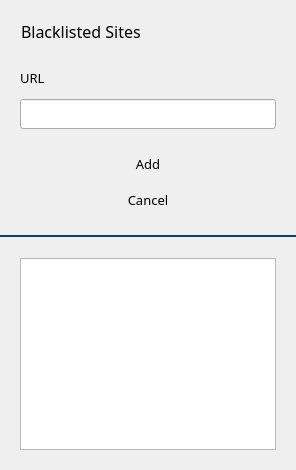
           <widget class="QWidget" name="page_4">
            <layout class="QVBoxLayout" name="verticalLayout_9">
             <property name="spacing">
              <number>0</number>
             </property>
             <property name="leftMargin">
              <number>0</number>
             </property>
             <property name="topMargin">
              <number>0</number>
             </property>
             <property name="rightMargin">
              <number>0</number>
             </property>
             <property name="bottomMargin">
              <number>0</number>
             </property>
             <item>
              <widget class="QWidget" name="w_url" native="true">
               <layout class="QVBoxLayout" name="verticalLayout_7">
                <property name="spacing">
                 <number>20</number>
                </property>
                <property name="leftMargin">
                 <number>20</number>
                </property>
                <property name="topMargin">
                 <number>20</number>
                </property>
                <property name="rightMargin">
                 <number>20</number>
                </property>
                <property name="bottomMargin">
                 <number>20</number>
                </property>
                <item>
                 <layout class="QHBoxLayout" name="horizontalLayout_7">
                  <item>
                   <widget class="QLabel" name="label_5">
                    <property name="font">
                     <font>
                      <family>Barlow</family>
                      <pointsize>12</pointsize>
                     </font>
                    </property>
                    <property name="text">
                     <string>Blacklisted Sites</string>
                    </property>
                    <property name="indent">
                     <number>1</number>
                    </property>
                   </widget>
                  </item>
                  <item>
                   <spacer name="horizontalSpacer_5">
                    <property name="orientation">
                     <enum>Qt::Horizontal</enum>
                    </property>
                    <property name="sizeHint" stdset="0">
                     <size>
                      <width>40</width>
                      <height>20</height>
                     </size>
                    </property>
                   </spacer>
                  </item>
                  <item>
                   <widget class="QPushButton" name="btn_close_url">
                    <property name="sizePolicy">
                     <sizepolicy hsizetype="Fixed" vsizetype="Fixed">
                      <horstretch>0</horstretch>
                      <verstretch>0</verstretch>
                     </sizepolicy>
                    </property>
                    <property name="minimumSize">
                     <size>
                      <width>20</width>
                      <height>20</height>
                     </size>
                    </property>
                    <property name="maximumSize">
                     <size>
                      <width>20</width>
                      <height>20</height>
                     </size>
                    </property>
                    <property name="cursor">
                     <cursorShape>PointingHandCursor</cursorShape>
                    </property>
                    <property name="styleSheet">
                     <string notr="true">QPushButton{
	border: none;
	border-radius: none;
	background: none;
	background-repeat: none;
	background-image: url(:/icons/close.png);
	background-position: center center;
}

QPushButton:hover{
	background: none;
	background-repeat: none;
	background-image: url(:/icons/close_2.png);
	background-position: center center;
}</string>
                    </property>
                   </widget>
                  </item>
                 </layout>
                </item>
                <item>
                 <layout class="QVBoxLayout" name="verticalLayout_6">
                  <property name="spacing">
                   <number>6</number>
                  </property>
                  <item>
                   <widget class="QWidget" name="widget" native="true">
                    <layout class="QHBoxLayout" name="horizontalLayout_8">
                     <property name="spacing">
                      <number>6</number>
                     </property>
                     <property name="sizeConstraint">
                      <enum>QLayout::SetMinimumSize</enum>
                     </property>
                     <property name="leftMargin">
                      <number>0</number>
                     </property>
                     <property name="topMargin">
                      <number>0</number>
                     </property>
                     <property name="rightMargin">
                      <number>0</number>
                     </property>
                     <property name="bottomMargin">
                      <number>0</number>
                     </property>
                     <item>
                      <widget class="QLabel" name="label_6">
                       <property name="font">
                        <font>
                         <family>Barlow</family>
                         <pointsize>10</pointsize>
                        </font>
                       </property>
                       <property name="text">
                        <string>URL</string>
                       </property>
                      </widget>
                     </item>
                     <item>
                      <spacer name="horizontalSpacer_6">
                       <property name="orientation">
                        <enum>Qt::Horizontal</enum>
                       </property>
                       <property name="sizeHint" stdset="0">
                        <size>
                         <width>40</width>
                         <height>20</height>
                        </size>
                       </property>
                      </spacer>
                     </item>
                     <item>
                      <widget class="QPushButton" name="btn_import_students_sections_12">
                       <property name="sizePolicy">
                        <sizepolicy hsizetype="Fixed" vsizetype="Fixed">
                         <horstretch>0</horstretch>
                         <verstretch>0</verstretch>
                        </sizepolicy>
                       </property>
                       <property name="minimumSize">
                        <size>
                         <width>30</width>
                         <height>30</height>
                        </size>
                       </property>
                       <property name="maximumSize">
                        <size>
                         <width>30</width>
                         <height>30</height>
                        </size>
                       </property>
                       <property name="cursor">
                        <cursorShape>PointingHandCursor</cursorShape>
                       </property>
                       <property name="styleSheet">
                        <string notr="true">border-radius: 5px;
background-image: url(:/icons/add.png);
background-repeat: no-repeat;
background-position: center center;</string>
                       </property>
                      </widget>
                     </item>
                     <item>
                      <widget class="QPushButton" name="btn_import_students_sections_14">
                       <property name="sizePolicy">
                        <sizepolicy hsizetype="Fixed" vsizetype="Fixed">
                         <horstretch>0</horstretch>
                         <verstretch>0</verstretch>
                        </sizepolicy>
                       </property>
                       <property name="minimumSize">
                        <size>
                         <width>30</width>
                         <height>30</height>
                        </size>
                       </property>
                       <property name="maximumSize">
                        <size>
                         <width>30</width>
                         <height>30</height>
                        </size>
                       </property>
                       <property name="cursor">
                        <cursorShape>PointingHandCursor</cursorShape>
                       </property>
                       <property name="styleSheet">
                        <string notr="true">border-radius: 5px;</string>
                       </property>
                       <property name="icon">
                        <iconset resource="C:/Users/moral/Desktop/Resources/Resources.qrc">
                         <normaloff>:/icons/edit.png</normaloff>:/icons/edit.png</iconset>
                       </property>
                       <property name="iconSize">
                        <size>
                         <width>20</width>
                         <height>20</height>
                        </size>
                       </property>
                      </widget>
                     </item>
                     <item>
                      <widget class="QPushButton" name="btn_import_students_sections_13">
                       <property name="sizePolicy">
                        <sizepolicy hsizetype="Fixed" vsizetype="Fixed">
                         <horstretch>0</horstretch>
                         <verstretch>0</verstretch>
                        </sizepolicy>
                       </property>
                       <property name="minimumSize">
                        <size>
                         <width>30</width>
                         <height>30</height>
                        </size>
                       </property>
                       <property name="maximumSize">
                        <size>
                         <width>30</width>
                         <height>30</height>
                        </size>
                       </property>
                       <property name="cursor">
                        <cursorShape>PointingHandCursor</cursorShape>
                       </property>
                       <property name="styleSheet">
                        <string notr="true">QPushButton{
	border-radius: 5px;
	background: none;
}


QPushButton:pressed {
 	background-color: #072f49;
}</string>
                       </property>
                       <property name="icon">
                        <iconset resource="C:/Users/moral/Desktop/Resources/Resources.qrc">
                         <normaloff>:/icons/trash.png</normaloff>:/icons/trash.png</iconset>
                       </property>
                       <property name="iconSize">
                        <size>
                         <width>20</width>
                         <height>20</height>
                        </size>
                       </property>
                      </widget>
                     </item>
                    </layout>
                   </widget>
                  </item>
                  <item>
                   <widget class="QLineEdit" name="txt_url">
                    <property name="minimumSize">
                     <size>
                      <width>0</width>
                      <height>30</height>
                     </size>
                    </property>
                    <property name="font">
                     <font>
                      <family>Barlow</family>
                      <pointsize>10</pointsize>
                     </font>
                    </property>
                   </widget>
                  </item>
                 </layout>
                </item>
                <item>
                 <widget class="QWidget" name="w_url_btn" native="true">
                  <layout class="QVBoxLayout" name="verticalLayout_41">
                   <property name="sizeConstraint">
                    <enum>QLayout::SetMinimumSize</enum>
                   </property>
                   <property name="leftMargin">
                    <number>0</number>
                   </property>
                   <property name="topMargin">
                    <number>0</number>
                   </property>
                   <property name="rightMargin">
                    <number>0</number>
                   </property>
                   <property name="bottomMargin">
                    <number>0</number>
                   </property>
                   <item>
                    <widget class="QPushButton" name="btn_add_edit_url">
                     <property name="minimumSize">
                      <size>
                       <width>0</width>
                       <height>30</height>
                      </size>
                     </property>
                     <property name="font">
                      <font>
                       <family>Barlow</family>
                       <pointsize>10</pointsize>
                       <weight>50</weight>
                       <bold>false</bold>
                      </font>
                     </property>
                     <property name="cursor">
                      <cursorShape>PointingHandCursor</cursorShape>
                     </property>
                     <property name="styleSheet">
                      <string notr="true">border-radius: 5px;</string>
                     </property>
                     <property name="text">
                      <string>Add</string>
                     </property>
                    </widget>
                   </item>
                   <item>
                    <widget class="QPushButton" name="btn_cancel_url">
                     <property name="minimumSize">
                      <size>
                       <width>0</width>
                       <height>30</height>
                      </size>
                     </property>
                     <property name="font">
                      <font>
                       <family>Barlow</family>
                       <pointsize>10</pointsize>
                      </font>
                     </property>
                     <property name="cursor">
                      <cursorShape>PointingHandCursor</cursorShape>
                     </property>
                     <property name="styleSheet">
                      <string notr="true">QPushButton{
	border-radius: 5px;
	background: none;
}


QPushButton:pressed {
 	background-color: #072f49;
}</string>
                     </property>
                     <property name="text">
                      <string>Cancel</string>
                     </property>
                    </widget>
                   </item>
                  </layout>
                 </widget>
                </item>
               </layout>
              </widget>
             </item>
             <item>
              <widget class="Line" name="line_3">
               <property name="styleSheet">
                <string notr="true">color: #0e4177;</string>
               </property>
               <property name="frameShadow">
                <enum>QFrame::Plain</enum>
               </property>
               <property name="lineWidth">
                <number>2</number>
               </property>
               <property name="orientation">
                <enum>Qt::Horizontal</enum>
               </property>
              </widget>
             </item>
             <item>
              <widget class="QWidget" name="w_url_list" native="true">
               <layout class="QVBoxLayout" name="verticalLayout_8">
                <property name="spacing">
                 <number>0</number>
                </property>
                <property name="leftMargin">
                 <number>20</number>
                </property>
                <property name="topMargin">
                 <number>20</number>
                </property>
                <property name="rightMargin">
                 <number>20</number>
                </property>
                <property name="bottomMargin">
                 <number>20</number>
                </property>
                <item>
                 <widget class="QListView" name="lv_url"/>
                </item>
               </layout>
              </widget>
             </item>
            </layout>
           </widget>
